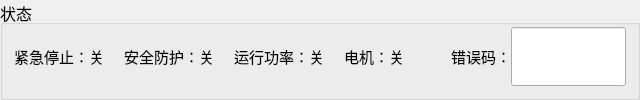
         <widget class="QGroupBox" name="groupBox_WorkStatus2">
          <property name="font">
           <font>
            <pointsize>12</pointsize>
           </font>
          </property>
          <property name="title">
           <string>状态</string>
          </property>
          <layout class="QHBoxLayout" name="horizontalLayout_20" stretch="1,1,1,1,2">
           <property name="spacing">
            <number>20</number>
           </property>
           <property name="topMargin">
            <number>2</number>
           </property>
           <item>
            <layout class="QHBoxLayout" name="horizontalLayout_14" stretch="0,1">
             <property name="spacing">
              <number>0</number>
             </property>
             <item>
              <widget class="QLabel" name="label_22">
               <property name="font">
                <font>
                 <pointsize>11</pointsize>
                </font>
               </property>
               <property name="text">
                <string>紧急停止：</string>
               </property>
              </widget>
             </item>
             <item>
              <widget class="QLabel" name="label_PauseSwitch_2">
               <property name="font">
                <font>
                 <pointsize>11</pointsize>
                </font>
               </property>
               <property name="text">
                <string>关</string>
               </property>
              </widget>
             </item>
            </layout>
           </item>
           <item>
            <layout class="QHBoxLayout" name="horizontalLayout_16" stretch="0,1">
             <property name="spacing">
              <number>0</number>
             </property>
             <item>
              <widget class="QLabel" name="label_23">
               <property name="font">
                <font>
                 <pointsize>11</pointsize>
                </font>
               </property>
               <property name="text">
                <string>安全防护：</string>
               </property>
              </widget>
             </item>
             <item>
              <widget class="QLabel" name="label_SecuritySwitch_2">
               <property name="font">
                <font>
                 <pointsize>11</pointsize>
                </font>
               </property>
               <property name="text">
                <string>关</string>
               </property>
              </widget>
             </item>
            </layout>
           </item>
           <item>
            <layout class="QHBoxLayout" name="horizontalLayout_18" stretch="0,1">
             <property name="spacing">
              <number>0</number>
             </property>
             <item>
              <widget class="QLabel" name="label_25">
               <property name="font">
                <font>
                 <pointsize>11</pointsize>
                </font>
               </property>
               <property name="text">
                <string>运行功率：</string>
               </property>
              </widget>
             </item>
             <item>
              <widget class="QLabel" name="label_MotorPower_2">
               <property name="font">
                <font>
                 <pointsize>11</pointsize>
                </font>
               </property>
               <property name="text">
                <string>关</string>
               </property>
              </widget>
             </item>
            </layout>
           </item>
           <item>
            <layout class="QHBoxLayout" name="horizontalLayout_17" stretch="0,1">
             <property name="spacing">
              <number>0</number>
             </property>
             <item>
              <widget class="QLabel" name="label_24">
               <property name="font">
                <font>
                 <pointsize>11</pointsize>
                </font>
               </property>
               <property name="text">
                <string>电机：</string>
               </property>
              </widget>
             </item>
             <item>
              <widget class="QLabel" name="label_MotorSwitch_2">
               <property name="font">
                <font>
                 <pointsize>11</pointsize>
                </font>
               </property>
               <property name="text">
                <string>关</string>
               </property>
              </widget>
             </item>
            </layout>
           </item>
           <item>
            <layout class="QHBoxLayout" name="horizontalLayout_19" stretch="0,1">
             <property name="spacing">
              <number>0</number>
             </property>
             <item>
              <widget class="QLabel" name="label_Error_2">
               <property name="font">
                <font>
                 <pointsize>11</pointsize>
                </font>
               </property>
               <property name="text">
                <string>错误码：</string>
               </property>
              </widget>
             </item>
             <item>
              <widget class="QLineEdit" name="lineEdit_ErrCode_2">
               <property name="sizePolicy">
                <sizepolicy hsizetype="Expanding" vsizetype="Preferred">
                 <horstretch>0</horstretch>
                 <verstretch>0</verstretch>
                </sizepolicy>
               </property>
               <property name="font">
                <font>
                 <pointsize>11</pointsize>
                </font>
               </property>
               <property name="readOnly">
                <bool>true</bool>
               </property>
              </widget>
             </item>
            </layout>
           </item>
          </layout>
         </widget>
